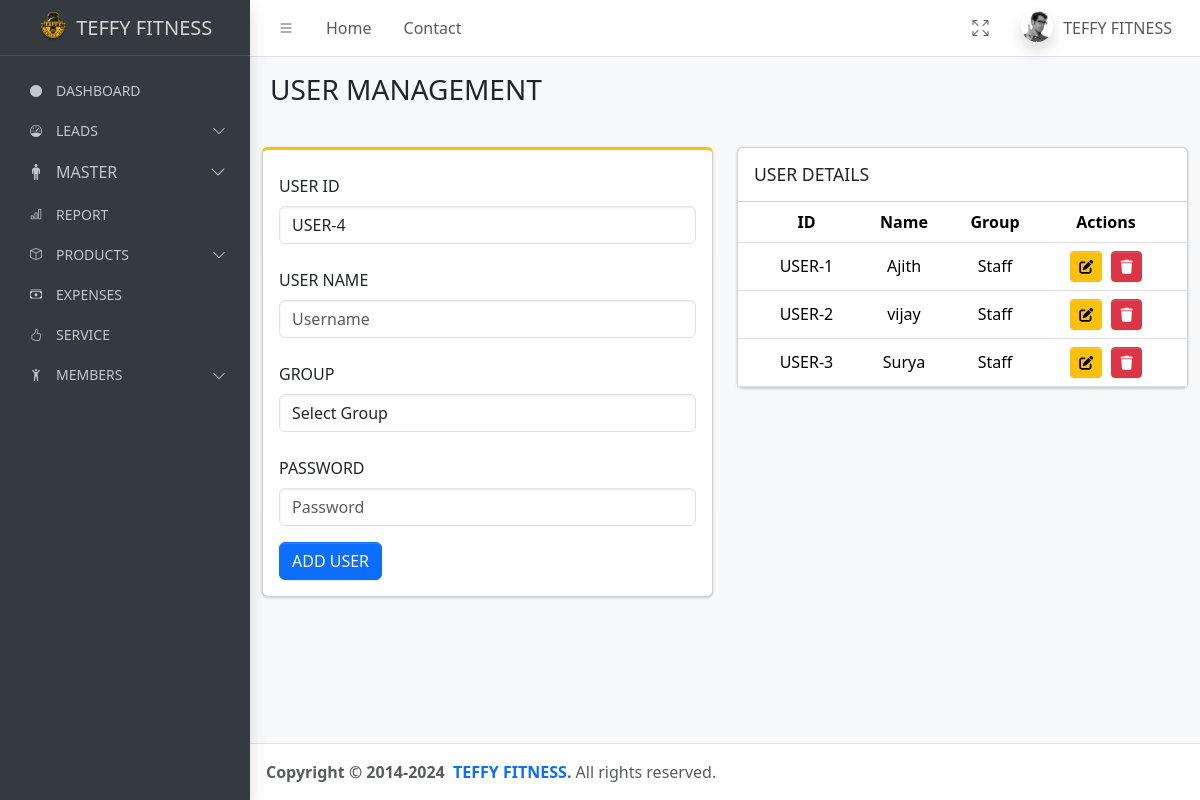
/user_management/, run on the app's committed database.
### teffyapp/models.py (models this page shows, shortened)
class UserProfile(models.Model):
    user = models.ForeignKey(to=User, on_delete=models.CASCADE)
    profile_user_id = models.CharField(max_length=100, unique=True)
    group = models.CharField(max_length=50, null=True, blank=True)

### teffyapp/views.py (the view, shortened to what this page needs)
# urls.py: path("user_management/", user_management, name="user_management"),
def user_management(request):
    user_count = UserProfile.objects.count() + 1
    profile_user_id = f"USER-{user_count}"
    data = UserProfile.objects.all()
    is_admin = request.user.is_superuser
    is_staff = request.user.is_staff
    context = {
        "data": data,
        "profile_user_id": profile_user_id,
        "is_admin": is_admin,
        "is_staff": is_staff,
    }
    return render(request, "user-management.html", context)

### templates/user-management.html (shortened to what this page needs)
{% extends "base.html" %}
{% load static %}
{% block content %}
<main class="app-main">
    <div class="app-content-header">
        <div class="container-fluid">
            <div class="row">
                <div class="col-sm-6">
                    <h3 class="mb-0">USER MANAGEMENT</h3>
                </div>
            </div>
        </div>
    </div>
    <div class="container-fluid">
        <div class="row">
            <div class="container mt-4">
                <div class="row">
                    <div class="col-md-6 mb-4">
                        <div class="card card-warning card-outline">
                            <div class="card-body">
                                <form method="POST" action="{% url 'user_management' %}">
                                    <div class="mb-3">
                                        <label for="user_id" class="form-label mt-2">USER ID</label>
                                        <input type="text" id="user_id" name="user_id" class="form-control" placeholder="User ID" value="{{ profile_user_id }}" readonly>
                                    </div>
                                    <div class="mb-3">
                                        <label for="username" class="form-label mt-2">USER NAME</label>
                                        <input type="text" id="username" name="name" class="form-control" placeholder="Username" required>
                                    </div>
                                    <div class="mb-3">
                                        <label for="groupSelect" class="form-label mt-2">GROUP</label>
                                        <select id="groupSelect" name="group" class="form-control" required>
                                            <option value="" disabled selected>Select Group</option>
                                        </select>
                                    </div>
                                    <div class="mb-3">
                                        <label for="password" class="form-label mt-2">PASSWORD</label>
                                        <input type="password" id="password" name="password" class="form-control" placeholder="Password" required>
                                    </div>
                                    <button type="submit" class="btn btn-primary">ADD USER</button>
                                </form>
                            </div>
                        </div>
                    </div>
                    <div class="col-md-6 mb-4">
                        <div class="card">
                            <div class="card-header">
                                <h3 class="card-title">USER DETAILS</h3>
                            </div>
                            <div class="card-body p-0">
                                <table class="table" id="planTable">
                                    <thead>
                                        <tr>
                                            <th>ID</th>
                                            <th>Name</th>
                                            <th>Group</th>
                                            <th>Actions</th>
                                        </tr>
                                    </thead>
                                    <tbody>
                                        {% for da in data %}
                                            {% if da.group == "admin" %}
                                                <tr>
                                                    <td>{{ da.profile_user_id }}</td>
                                                    <td>{{ da.user.username }}</td>
                                                    <td>ADMIN</td>
                                                    <td>
                                                        <a href="{% url 'edit_user' da.profile_user_id %}" class="btn btn-sm btn-warning" title="Edit">
                                                            <i class="fas fa-edit"></i>
                                                        </a>
                                                        <form method="POST" action="{% url 'delete_user' da.profile_user_id %}" style="display:inline;">
                                                            {% csrf_token %}
                                                            <button type="submit" class="btn btn-sm btn-danger" title="Delete" onclick="return confirm('Are you sure you want to delete this user?');">
                                                                <i class="fas fa-trash"></i>
                                                            </button>
                                                        </form>
                                                    </td>
                                                </tr>
                                            {% elif da.group == "staff" %}
                                                <tr>
                                                    <td>{{ da.profile_user_id }}</td>
                                                    <td>{{ da.user.username }}</td>
                                                    <td>Staff</td>
                                                    <td>
                                                        <a href="{% url 'edit_user' da.profile_user_id %}" class="btn btn-sm btn-warning" title="Edit">
                                                            <i class="fas fa-edit"></i>
                                                        </a>
                                                        <form method="POST" action="{% url 'delete_user' da.profile_user_id %}" style="display:inline;">
                                                            <button type="submit" class="btn btn-sm btn-danger" title="Delete" onclick="return confirm('Are you sure you want to delete this user?');">
                                                                <i class="fas fa-trash"></i>
                                                            </button>
                                                        </form>
                                                    </td>
                                                </tr>
                                            {% endif %}
                                        {% empty %}
                                            <tr>
                                                <td colspan="4" class="text-center">No users found</td>
                                            </tr>
                                        {% endfor %}
                                    </tbody>
                                </table>
                            </div>
                        </div>
                    </div>
                </div>
            </div>
        </div>
    </div>
</main>
{% endblock content %}

### data on the page
UserProfile: profile_user_id "USER-1", user.username "Ajith"
UserProfile: profile_user_id "USER-2", user.username "vijay"
UserProfile: profile_user_id "USER-3", user.username "Surya"
